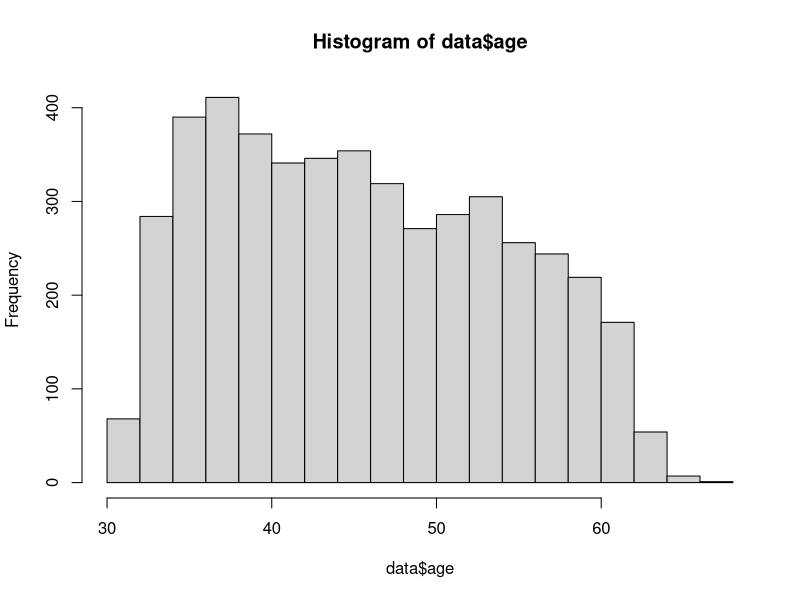
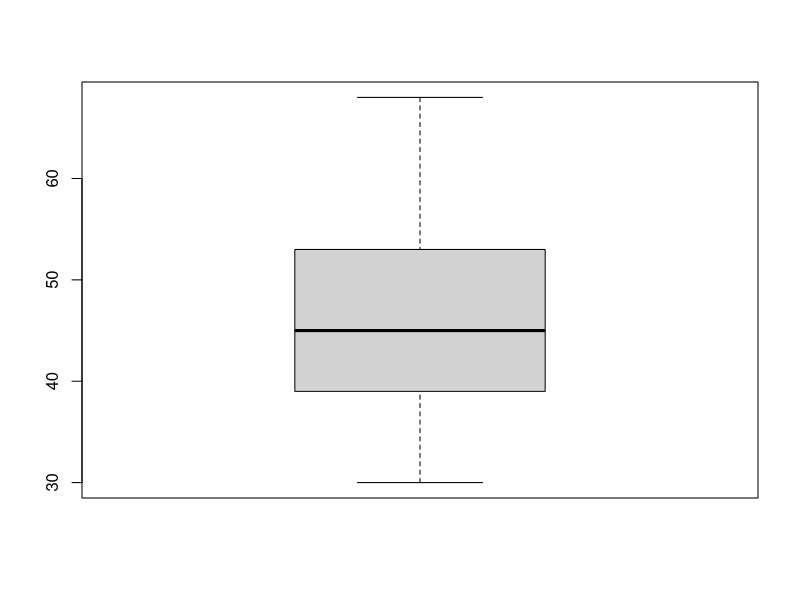
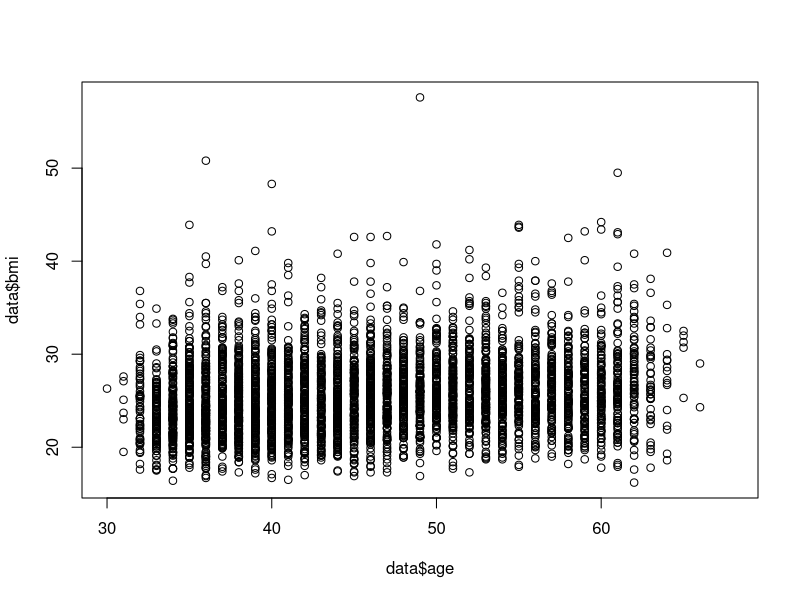
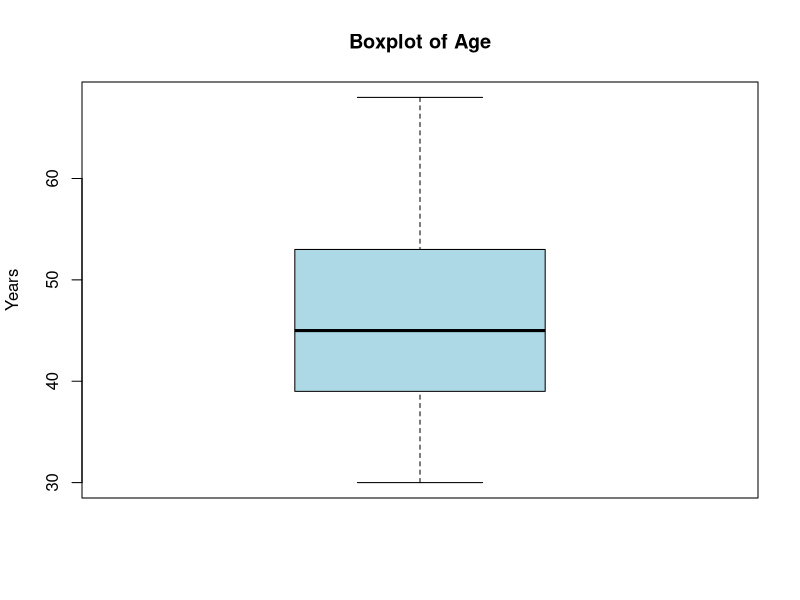

These figures' R source, in order:
#identify your working directory 
getwd()

#import data
data <- read.csv("./data/data.csv")
head(data)
dim(data)


#summary measures------ 
mean(data$age)
median(data$age)
min(data$age)
max(data$age)
summary(data)

#plots-------
hist(data$age)
boxplot(data$age)
plot(data$age, data$bmi)

##manipulate plots-------
boxplot(data$age, col="lightblue", ylab="Years", main="Boxplot of Age")


#hypothesis testing-----